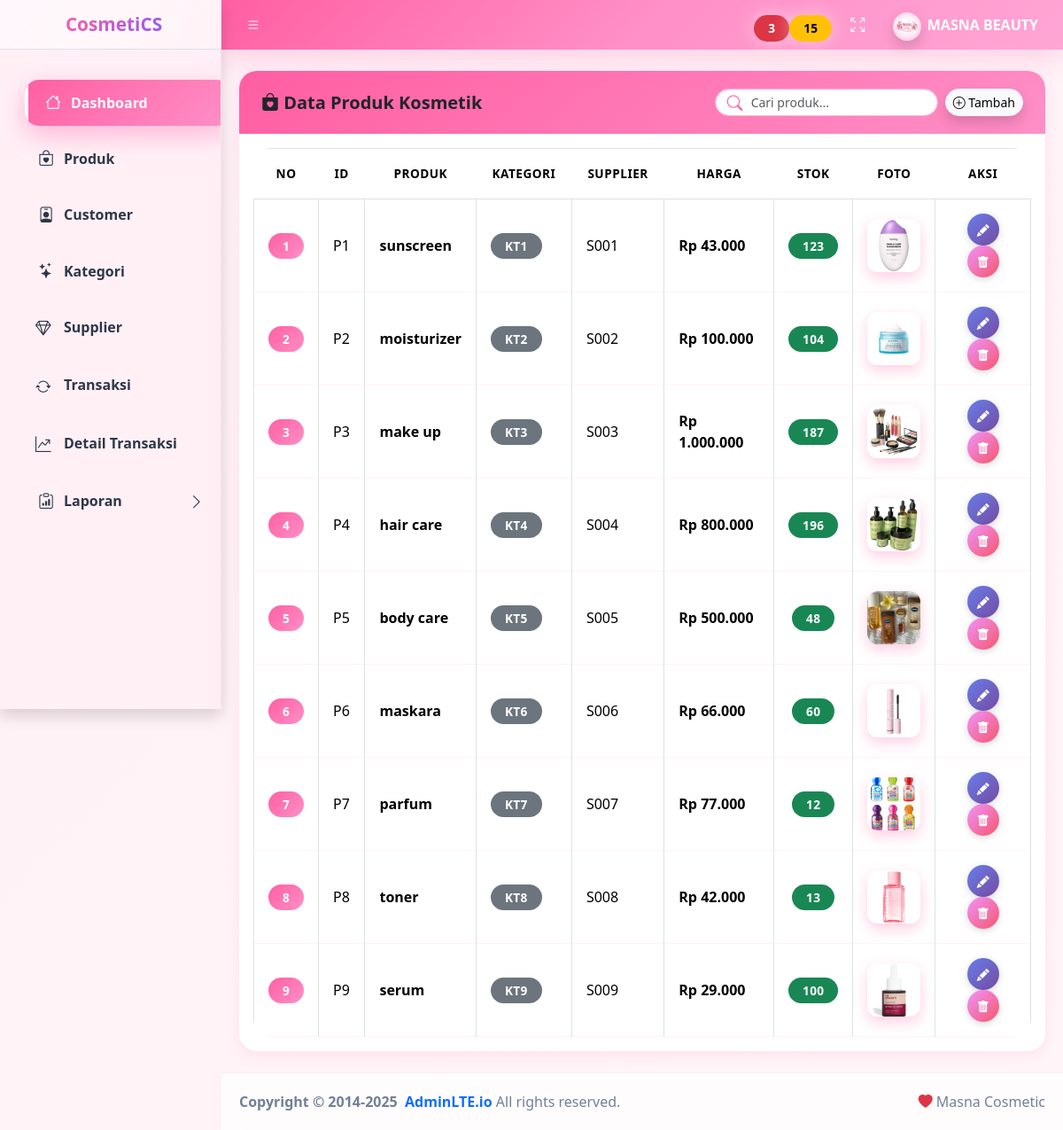
The page /dashboard.php?menu=produk (signed in) on the database its author committed.
### tables this page shows
CREATE TABLE `produk` (
  `id_produk` varchar(10) NOT NULL,
  `nama_produk` varchar(100) DEFAULT NULL,
  `harga` int(11) DEFAULT NULL,
  `stok` int(11) DEFAULT NULL,
  `id_kategori` varchar(10) NOT NULL,
  `id_supplier` varchar(10) NOT NULL,
  `foto` varchar(100) DEFAULT NULL
);

### form/produk/view.php (the view, shortened to what this page needs)
<div class="app-content">
  <div class="container-fluid">
    <br>
    <div class="row justify-content-center">
      <div class="col-md-12">
        <div class="card card-cosmetic mb-4">
          <div class="card-header header-cosmetic">
  <div class="d-flex justify-content-between align-items-center">
    <h5 class="fw-bold mb-0">
      <i class="bi bi-bag-heart-fill"></i> Data Produk Kosmetik
    </h5>
    <div class="d-flex align-items-center gap-2">
      <div class="position-relative">
        <i class="bi bi-search search-icon"></i>
        <input type="text"
               id="searchProduk"
               class="form-control form-control-sm search-box"
               placeholder="Cari produk...">
      </div>
      <a href="dashboard.php?menu=addproduk"
         class="btn btn-light btn-sm rounded-pill shadow">
        <i class="bi bi-plus-circle"></i>
        <span class="d-none d-md-inline">Tambah</span>
      </a>
    </div>
  </div>
</div>
          <div class="card-body">
            <table class="table table-bordered table-cosmetic align-middle" id="produkTable">
              <thead class="text-center" style="background:#fff0f6">
                <tr>
                  <th>NO</th>
                  <th>ID</th>
                  <th>PRODUK</th>
                  <th>KATEGORI</th>
                  <th>SUPPLIER</th>
                  <th>HARGA</th>
                  <th>STOK</th>
                  <th>FOTO</th>
                  <th>AKSI</th>
                </tr>
              </thead>
              <tbody>
              <?php
              include "koneksi.php";
              $no=1;
              $sql=mysqli_query($koneksi,"SELECT * FROM produk");
              while($d=mysqli_fetch_array($sql)){
              ?>
                <tr>
                  <td class="text-center">
                    <span class="badge badge-pink rounded-pill"><?= $no++; ?></span>
                  </td>
                  <td><?= $d['id_produk']; ?></td>
                  <td class="fw-semibold text-pink">
                     <?= $d['nama_produk']; ?>
                  </td>
                  <td>
                    <span class="badge bg-secondary"><?= $d['id_kategori']; ?></span>
                  </td>
                  <td><?= $d['id_supplier']; ?></td>
                  <td class="fw-bold text-pink">
                    Rp <?= number_format($d['harga'],0,',','.'); ?>
                  </td>
                  <td class="text-center">
                    <?php if($d['stok'] <= 5){ ?>
                      <span class="badge bg-danger">Habis</span>
                    <?php } else { ?>
                      <span class="badge bg-success"><?= $d['stok']; ?></span>
                    <?php } ?>
                  </td>
                  <td class="text-center">
                  <img src="dist/assets/img/produk/<?= $d['foto']; ?>"
                  class="product-thumb"
                  data-bs-toggle="modal"
                  data-bs-target="#detail<?= $d['id_produk']; ?>">
                  </td>
                  <td class="text-center">
                    <a href="dashboard.php?menu=editproduk&id_produk=<?= $d['id_produk']; ?>"
                       class="btn btn-action btn-edit" title="Edit Produk">
                      <i class="bi bi-pencil-fill"></i>
                    </a>
                    <a href="form/produk/hapus.php?id_produk=<?= $d['id_produk']; ?>"
                      class="btn btn-action btn-delete" title="Hapus Produk"
                       onclick="return confirm('Hapus produk ini?')">
                      <i class="bi bi-trash-fill"></i>
                    </a>
                  </td>
                </tr>
              <?php } ?>
              </tbody>
            </table>
          </div>
        </div>
      </div>
    </div>
  </div>
</div>

### dashboard.php (shortened to what this page needs)
<!doctype html>
<html lang="en">
  <head>
    <link rel="stylesheet" href="https://cdn.jsdelivr.net/npm/@fontsource/source-sans-3@5.0.12/index.css" />
    <link rel="stylesheet" href="https://cdn.jsdelivr.net/npm/overlayscrollbars@2.11.0/styles/overlayscrollbars.min.css" />
    <link rel="stylesheet" href="https://cdn.jsdelivr.net/npm/bootstrap-icons@1.13.1/font/bootstrap-icons.min.css" />
    <link rel="stylesheet" href="dist/css/adminlte.css" />
    <link rel="stylesheet" href="https://cdn.jsdelivr.net/npm/apexcharts@3.37.1/dist/apexcharts.css" />
  </head>
  <body class="layout-fixed sidebar-expand-lg bg-body-tertiary">
    <div class="app-wrapper">
      <nav class="app-header navbar navbar-expand bg-body">
        <div class="container-fluid">
          <ul class="navbar-nav">
            <li class="nav-item">
              <a class="nav-link" data-lte-toggle="sidebar" href="#" role="button">
                <i class="bi bi-list"></i>
              </a>
            </li>
          </ul>
          <ul class="navbar-nav ms-auto">
            <li class="nav-item dropdown">
              <a class="nav-link" data-bs-toggle="dropdown" href="#">
                <span class="navbar-badge badge text-bg-danger">3</span>
              </a>
            </li>
            <li class="nav-item dropdown">
              <a class="nav-link" data-bs-toggle="dropdown" href="#">
                <span class="navbar-badge badge text-bg-warning">15</span>
              </a>
            </li>
            <li class="nav-item">
              <a class="nav-link" href="#" data-lte-toggle="fullscreen">
                <i data-lte-icon="maximize" class="bi bi-arrows-fullscreen"></i>
              </a>
</li>
            <li class="nav-item dropdown user-menu">
              <a href="#" class="nav-link dropdown-toggle" data-bs-toggle="dropdown">
                <img src="./dist/assets/img/logo.jpeg" class="user-image rounded-circle shadow" alt="User" />
                <span class="d-none d-md-inline">MASNA BEAUTY</span>
              </a>
            </li>
          </ul>
        </div>
      </nav>
      <aside class="app-sidebar bg-body-secondary shadow">
        <div class="sidebar-brand">
          <a href=" " class="brand-link">
            <span class="brand-text fw-light">CosmetiCS</span>
          </a>
        </div>
        <div class="sidebar-wrapper">
          <nav class="mt-2">
            <?php include "menu.php"; ?>
          </nav>
        </div>
      </aside>
      <?php
      $menu = isset($_GET['menu']) ? $_GET['menu'] : '';
      switch ($menu) {
          case 'produk':
              include "form/produk/view.php";
              break;
      }
      ?>
      <footer class="app-footer">
        <div class="float-end d-none d-sm-inline">
          <i class="bi bi-heart-fill text-danger"></i> Masna Cosmetic
        </div>
        <strong>
          Copyright &copy; 2014-2025&nbsp;
          <a href="https://adminlte.io" class="text-decoration-none">AdminLTE.io</a>
        </strong>
        All rights reserved.
      </footer>
    </div>
  </body>
</html>

### menu.php (shortened to what this page needs)
<ul
  class="nav sidebar-menu flex-column"
  data-lte-toggle="treeview"
  role="navigation"
  aria-label="Main navigation"
  data-accordion="false"
  id="navigation"
>
  <li class="nav-item menu-open">
    <a href="../cosmetics/dashboard.php" class="nav-link active">
      <i class="nav-icon bi bi-house"></i>
      <p>
        Dashboard
      </p>
    </a>
  <li class="nav-item">
    <a href="dashboard.php?menu=produk" class="nav-link">
      <i class="nav-icon bi bi-bag-heart"></i>
      <p>Produk</p>
    </a>
  </li>
  <li class="nav-item">
    <a href="dashboard.php?menu=customer" class="nav-link">
      <i class="nav-icon bi bi-person-badge"></i>
      <p>Customer</p>
    </a>
  </li>
  <li class="nav-item">
    <a href="dashboard.php?menu=kategori" class="nav-link">
      <i class="nav-icon bi bi-stars"></i>
      <p>Kategori</p>
    </a>
  </li>
   <li class="nav-item">
    <a href="dashboard.php?menu=supplier" class="nav-link">
      <i class="bi bi-gem"></i>
      <p>Supplier</p>
    </a>
  </li>
   <li class="nav-item">
    <a href="dashboard.php?menu=transaksi" class="nav-link">
      <i class="bi bi-arrow-repeat"></i>
      <p>Transaksi</p>
    </a>
  </li>
   <li class="nav-item">
    <a href="dashboard.php?menu=transaksi_detail" class="nav-link">
      <i class="bi bi-graph-up-arrow"></i>
      <p>Detail Transaksi</p>
    </a>
  </li>
  <li class="nav-item">
    <a href="#" class="nav-link">
      <i class="nav-icon bi bi-clipboard-data"></i>
      <p>
        Laporan
      </p>
    </a>
  </li>
</ul>

### dashboard.php (style rules this page uses)
:root { --pink-primary: #ff5fa2; --pink-secondary: #ff8fc7; --pink-light: #fff0f6; --pink-dark: #ff2f8a; --purple: #8b5cf6; --text-dark: #2d3748; --text-muted: #718096; --border-radius: 20px; --shadow-sm: 0 4px 15px rgba(255,95,162,.12); --shadow-md: 0 10px 30px rgba(255,95,162,.2); --shadow-lg: 0 20px 50px rgba(255,95,162,.3); --transition: all .4s cubic-bezier(.4,0,.2,1); }
body { background: linear-gradient(135deg, #fff0f6 0%, #fff5f8 100%); font-family: 'Segoe UI', system-ui, -apple-system, sans-serif; color: var(--text-dark); }
.app-header { background: linear-gradient(135deg, #ff5fa2 0%, #ff8fc7 50%, #ffa6d5 100%) !important; backdrop-filter: blur(10px); box-shadow: 0 8px 32px rgba(255,95,162,.25) !important; border: none !important; }
.app-header .nav-link, .app-header .navbar-brand { color: #fff !important; font-weight: 600; transition: var(--transition); }
.navbar-badge { animation: pulse 2s infinite; box-shadow: 0 0 20px rgba(255,255,255,.5); }
.brand-link { background: linear-gradient(135deg, rgba(255,255,255,.15) 0%, rgba(255,255,255,.05) 100%); backdrop-filter: blur(10px); border-radius: 15px; margin: 10px; padding: 12px 20px !important; transition: var(--transition); }
.brand-text { font-size: 1.3rem !important; font-weight: 700 !important; background: linear-gradient(135deg, #ff5fa2, #8b5cf6); -webkit-background-clip: text; -webkit-text-fill-color: transparent; background-clip: text; }
.app-sidebar { background: rgba(255,240,246,.85) !important; backdrop-filter: blur(20px) saturate(180%); border-right: 1px solid rgba(255,95,162,.1) !important; box-shadow: 4px 0 30px rgba(255,95,162,.08); }
.app-sidebar .nav-link { color: var(--text-dark) !important; font-weight: 600; border-radius: 16px; margin: 8px 12px; padding: 14px 20px; transition: var(--transition); position: relative; overflow: hidden; }
.app-sidebar .nav-link::before { content: ''; position: absolute; left: 0; top: 0; width: 4px; height: 100%; background: linear-gradient(135deg, var(--pink-primary), var(--purple)); transform: scaleY(0); transition: transform .3s ease; }
.app-sidebar .nav-link.active { background: linear-gradient(135deg, #ff5fa2 0%, #ff8fc7 100%) !important; color: #fff !important; box-shadow: 0 10px 30px rgba(255,95,162,.4); transform: translateX(8px); }
.app-sidebar .nav-link.active::before { transform: scaleY(1); background: #fff; }
.app-sidebar .nav-link i { width: 24px; font-size: 1.1rem; }
.sidebar-brand { background: linear-gradient(135deg, rgba(255,255,255,.5) 0%, rgba(255,255,255,.2) 100%); padding: 20px 0; margin-bottom: 10px; }
.card { border: none !important; border-radius: var(--border-radius) !important; box-shadow: var(--shadow-sm) !important; transition: var(--transition) !important; overflow: hidden; background: #fff; }
.card-header { background: linear-gradient(135deg, #ff5fa2 0%, #ff8fc7 100%); color: #fff; border: none !important; padding: 20px 25px; font-weight: 700; font-size: 1.1rem; }
.table { border-radius: var(--border-radius); overflow: hidden; }
.table thead { background: linear-gradient(135deg, #ff5fa2 0%, #ff8fc7 100%); color: #fff; }
.table thead th { border: none; padding: 18px; font-weight: 700; text-transform: uppercase; font-size: .85rem; letter-spacing: .5px; }
.table tbody tr { transition: var(--transition); border-bottom: 1px solid rgba(255,95,162,.08); }
.table tbody td { padding: 16px; vertical-align: middle; }
.badge { padding: 8px 16px !important; border-radius: 20px !important; font-weight: 600 !important; font-size: .85rem !important; letter-spacing: .3px; }
.app-footer { background: rgba(255,255,255,.7) !important; backdrop-filter: blur(10px); border-top: 1px solid rgba(255,95,162,.1) !important; padding: 20px !important; color: var(--text-muted); }
.app-main, .card, .small-box { animation: fadeInUp .6s ease-out; }

### rows shown on the page
produk: id_produk "P1", nama_produk "sunscreen", id_kategori "KT1", id_supplier "S001", harga "43.000", stok "123", foto (picture)
produk: id_produk "P2", nama_produk "moisturizer", id_kategori "KT2", id_supplier "S002", harga "100.000", stok "104", foto (picture)
produk: id_produk "P3", nama_produk "make up", id_kategori "KT3", id_supplier "S003", harga "1.000.000", stok "187", foto (picture)
produk: id_produk "P4", nama_produk "hair care", id_kategori "KT4", id_supplier "S004", harga "800.000", stok "196", foto (picture)
produk: id_produk "P5", nama_produk "body care", id_kategori "KT5", id_supplier "S005", harga "500.000", stok "48", foto (picture)
produk: id_produk "P6", nama_produk "maskara", id_kategori "KT6", id_supplier "S006", harga "66.000", stok "60", foto (picture)
produk: id_produk "P7", nama_produk "parfum", id_kategori "KT7", id_supplier "S007", harga "77.000", stok "12", foto (picture)
produk: id_produk "P8", nama_produk "toner", id_kategori "KT8", id_supplier "S008", harga "42.000", stok "13", foto (picture)
produk: id_produk "P9", nama_produk "serum", id_kategori "KT9", id_supplier "S009", harga "29.000", stok "100", foto (picture)
